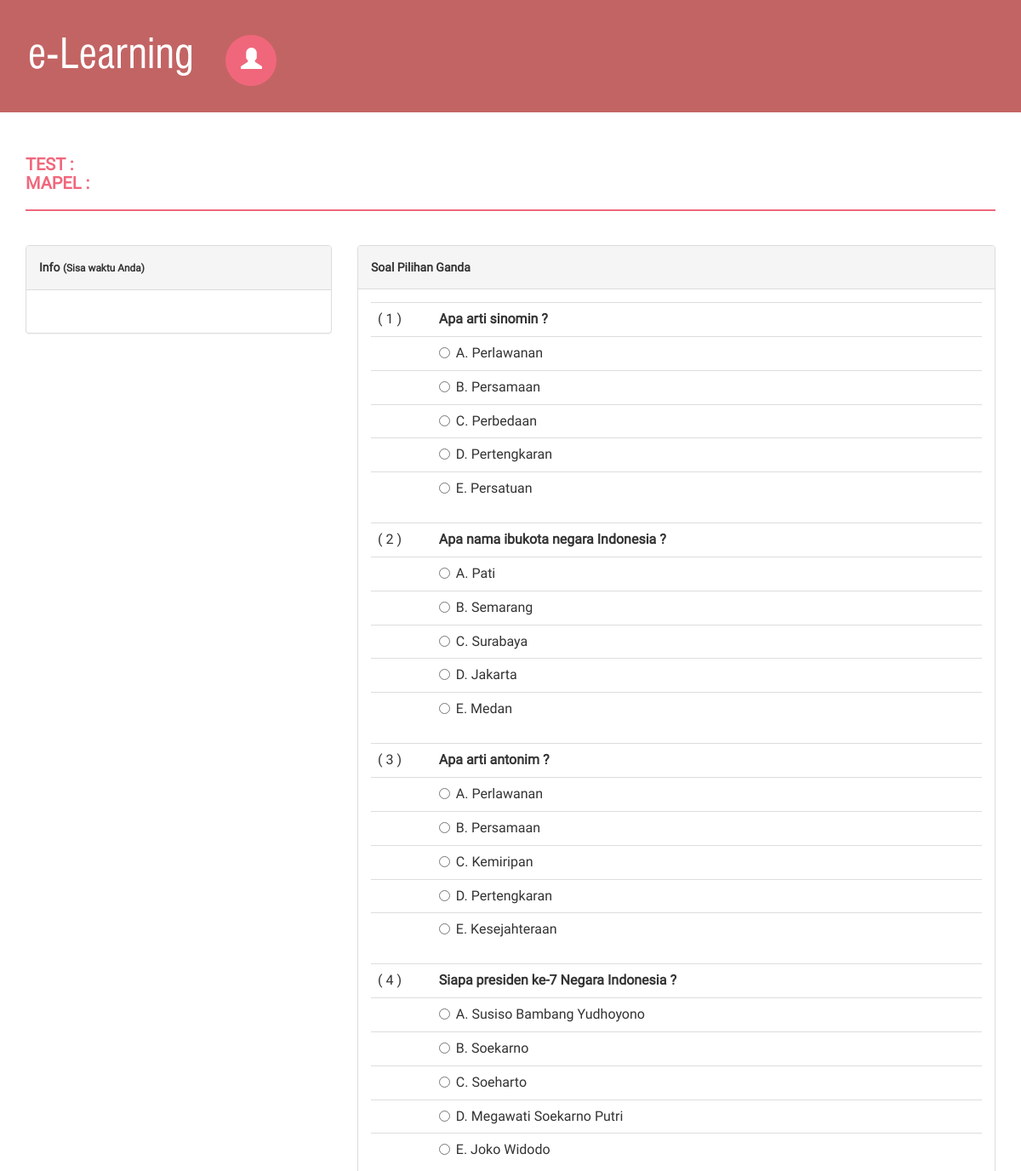
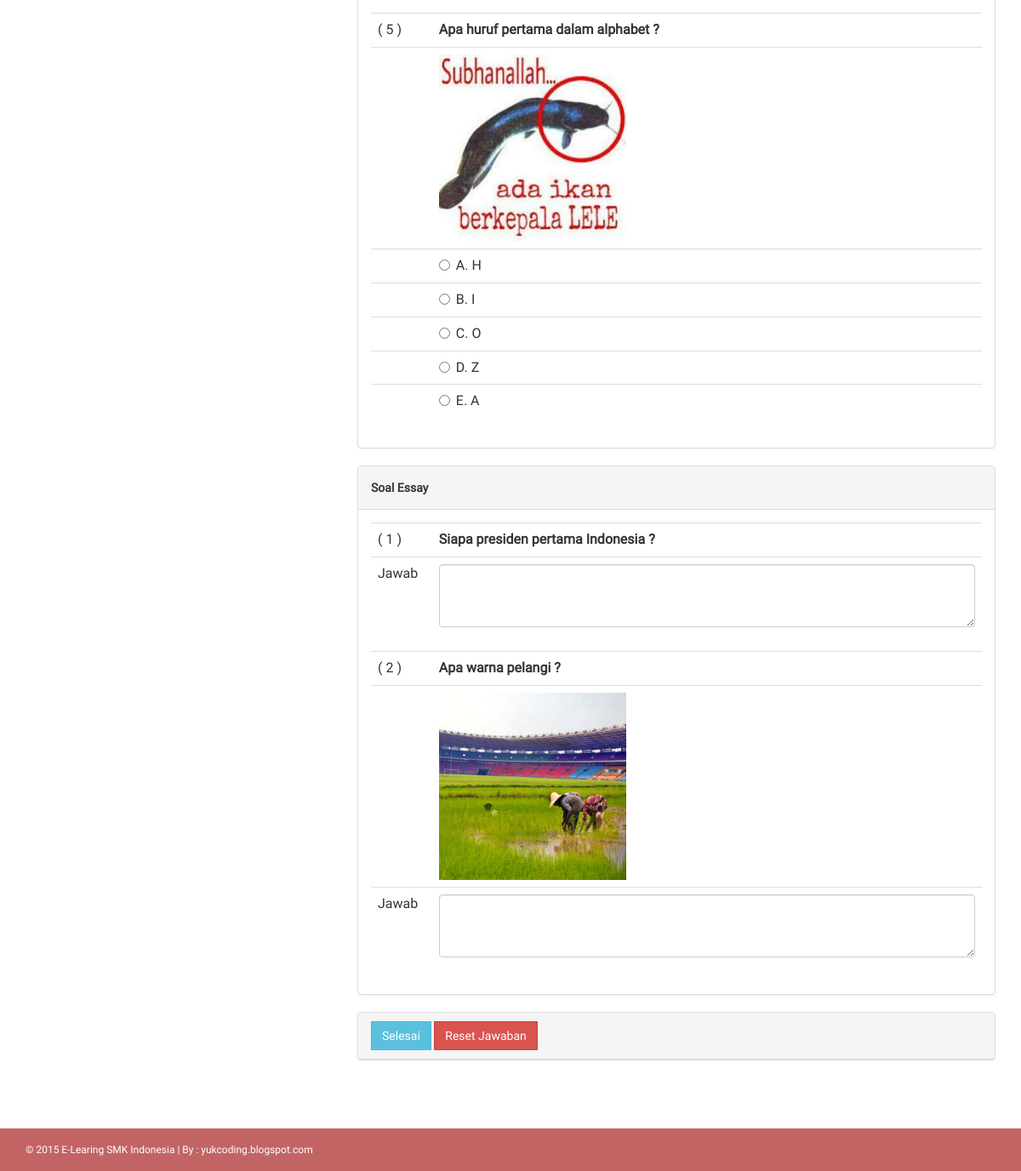
/soal.php?id_tq=1 (signed in), run on the app's committed database (2 pictures, top to bottom).
### tables this page shows
CREATE TABLE `tb_soal_pilgan` (
  `id_pilgan` int(11) NOT NULL,
  `id_tq` int(5) NOT NULL,
  `pertanyaan` text NOT NULL,
  `gambar` varchar(100) NOT NULL,
  `pil_a` text NOT NULL,
  `pil_b` text NOT NULL,
  `pil_c` text NOT NULL,
  `pil_d` text NOT NULL,
  `pil_e` text NOT NULL,
  `kunci` varchar(2) NOT NULL,
  `tgl_buat` date NOT NULL
);

CREATE TABLE `tb_soal_essay` (
  `id_essay` int(11) NOT NULL,
  `id_tq` int(5) NOT NULL,
  `pertanyaan` text NOT NULL,
  `gambar` varchar(100) NOT NULL,
  `tgl_buat` date NOT NULL
);

### soal.php (the view, shortened to what this page needs)
<?php
include "+koneksi.php";
$id_tq = @$_GET['id_tq'];
$no = 1;
$no2 = 1;
$sql_tq = mysqli_query($db, "SELECT * FROM tb_topik_quiz JOIN tb_mapel ON tb_topik_quiz.id_mapel = tb_mapel.id WHERE id_tq = '$id_tq'") or die ($db->error);
$data_tq = mysqli_fetch_array($sql_tq);
?>
<?php
if(@$_SESSION['siswa']) { ?>
<!DOCTYPE html>
<html>
<head>
    <link href="style/assets/css/bootstrap.css" rel="stylesheet" />
    <link href="style/assets/css/font-awesome.css" rel="stylesheet" />
    <link href="style/assets/css/style.css" rel="stylesheet" />
</head>
<body onload="init(),noBack();" onpageshow="if (event.persisted) noBack();" onunload="keluar()">
<div class="navbar navbar-inverse set-radius-zero">
    <div class="container">
        <div class="navbar-header">
            <a class="navbar-brand" href="./">
                <img src="style/assets/img/logo.png" />
            </a>
        </div>
        <div class="left-div">
            <div class="user-settings-wrapper">
                <ul class="nav">
                    <li class="dropdown">
                        <a class="dropdown-toggle" data-toggle="dropdown" href="#" aria-expanded="false">
                            <span class="glyphicon glyphicon-user" style="font-size: 25px;"></span>
                        </a>
                    </li>
                </ul>
            </div>
        </div>
    </div>
</div>
<div class="content-wrapper">
    <div class="container">
		<div class="row">
		    <div class="col-md-12">
		        <h4 class="page-head-line">Test : <u><?php echo $data_tq['judul']; ?></u><br />Mapel : <u><?php echo $data_tq['mapel']; ?></u></h4>
		    </div>
		</div>
		<div class="row">
			<div class="col-md-4">
		        <div class="panel panel-default">
		            <div class="panel-heading"><b>Info <small>(Sisa waktu Anda)</small></b></div>
		            <div class="panel-body">
		            </div>
		        </div>
		    </div>
		    <div class="col-md-8">
		    	<form action="inc/proses_soal.php" method="post">
					<?php
                    $sql_soal_pilgan = mysqli_query($db, "SELECT * FROM tb_soal_pilgan WHERE id_tq = '$id_tq' ORDER BY rand()") or die ($db->error);
					if(mysqli_num_rows($sql_soal_pilgan) > 0) {
                    ?>
                        <div class="panel panel-default">
                            <div class="panel-heading"><b>Soal Pilihan Ganda</b></div>
                            <div class="panel-body">
                                <div class="table-responsive">
                                    <?php
                                    while($data_soal_pilgan = mysqli_fetch_array($sql_soal_pilgan)) { ?>
        								<table class="table">
        							    	<tr>
        							    		<td width="10%">( <?php echo $no++; ?> )</td>
        							            <td><b><?php echo $data_soal_pilgan['pertanyaan']; ?></b></td>
        							        </tr>
                                            <?php if($data_soal_pilgan['gambar'] != '') { ?>
                                                <tr>
                                                    <td></td>
                                                    <td>
                                                        <img width="220px" src="admin/img/gambar_soal_pilgan/<?php echo $data_soal_pilgan['gambar']; ?>" />
                                                    </td>
                                                </tr>
                                            <?php } ?>
        							        <tr>
        							        	<td></td>
        							            <td>
                                                    <div class="radio mrg-del">
                                                        <label>
                                                            <input type="radio" name="soal_pilgan[<?php echo $data_soal_pilgan['id_pilgan']; ?>]" value="A" /> A. <?php echo $data_soal_pilgan['pil_a']; ?>
                                                        </label>
                                                    </div>
                                                </td>
        							        </tr>
        							        <tr>
        							        	<td></td>
        							            <td>
                                                    <div class="radio mrg-del">
                                                        <label>
                                                            <input type="radio" name="soal_pilgan[<?php echo $data_soal_pilgan['id_pilgan']; ?>]" value="B" /> B. <?php echo $data_soal_pilgan['pil_b']; ?>
                                                        </label>
                                                    </div>
                                                </td>
        							        </tr>
        							        <tr>
        							        	<td></td>
        							            <td>
                                                    <div class="radio mrg-del">
                                                        <label>
                                                            <input type="radio" name="soal_pilgan[<?php echo $data_soal_pilgan['id_pilgan']; ?>]" value="C" /> C. <?php echo $data_soal_pilgan['pil_c']; ?>
                                                        </label>
                                                    </div>
                                                </td>
        							        </tr>
        							        <tr>
        							        	<td></td>
        							            <td>
                                                    <div class="radio mrg-del">
                                                        <label>
                                                            <input type="radio" name="soal_pilgan[<?php echo $data_soal_pilgan['id_pilgan']; ?>]" value="D" /> D. <?php echo $data_soal_pilgan['pil_d']; ?>
                                                        </label>
                                                    </div>
                                                </td>
        							        </tr>
        							        <tr>
        							        	<td></td>
        							            <td>
                                                    <div class="radio mrg-del">
                                                        <label>
                                                            <input type="radio" name="soal_pilgan[<?php echo $data_soal_pilgan['id_pilgan']; ?>]" value="E" /> E. <?php echo $data_soal_pilgan['pil_e']; ?>
                                                        </label>
                                                    </div>
                                                </td>
        							        </tr>
        								</table>
                                    <?php
                                    } ?>
    							</div>
    			            </div>
    			        </div>
                    <?php
                    }
                    $sql_soal_essay = mysqli_query($db, "SELECT * FROM tb_soal_essay WHERE id_tq = '$id_tq' ORDER BY rand()") or die ($db->error);
                    if(mysqli_num_rows($sql_soal_essay) > 0) {
                    ?>
                        <div class="panel panel-default">
                            <div class="panel-heading"><b>Soal Essay</b></div>
                            <div class="panel-body">
                                <div class="table-responsive">
                                    <?php
                                    while($data_soal_essay = mysqli_fetch_array($sql_soal_essay)) { ?>
                                        <table class="table">
                                            <tr>
                                                <td width="10%">( <?php echo $no2++; ?> )</td>
                                                <td><b><?php echo $data_soal_essay['pertanyaan']; ?></b></td>
                                            </tr>
                                            <?php if($data_soal_essay['gambar'] != '') { ?>
                                                <tr>
                                                    <td></td>
                                                    <td>
                                                        <img width="220px" src="admin/img/gambar_soal_essay/<?php echo $data_soal_essay['gambar']; ?>" />
                                                    </td>
                                                </tr>
                                            <?php } ?>
                                            <tr>
                                                <td>Jawab</td>
                                                <td>
                                                    <textarea name="soal_essay[<?php echo $data_soal_essay['id_essay']; ?>]" class="form-control" rows="3"></textarea>
                                                </td>
                                            </tr>
                                        </table>
                                    <?php
                                    } ?>
                                </div>
                            </div>
                        </div>
                    <?php
                    } ?>
                    <div class="panel panel-default">
                        <div class="panel-heading">
                            <div>
                                <a id="selesai" class="btn btn-info">Selesai</a>
                                <input type="reset" value="Reset Jawaban" class="btn btn-danger" />
                            </div>
                        </div>
                    </div>
		        </form>
		    </div>
		</div>
	</div>
</div>
<footer>
    <div class="container">
        <div class="row">
            <div class="col-md-12">
                &copy; 2015 E-Learing SMK Indonesia | By : yukcoding.blogspot.com
            </div>
        </div>
    </div>
</footer>
</body>
</html>
<?php
} else {
	echo "<script>window.location='./';</script>";
} ?>

### style/assets/css/style.css (style rules this page uses)
body { font-family: 'Roboto', sans-serif; line-height: 30px; }
.set-radius-zero { border-radius: 0px; -moz-border-radius: 0px; -webkit-border-radius: 0px; }
.content-wrapper { margin-top: 40px; min-height: 600px; padding-bottom: 60px; }
.page-head-line { font-weight: 900; padding-bottom: 20px; border-bottom: 2px solid #F0677C; text-transform: uppercase; color: #F0677C; font-size: 20px; margin-bottom: 40px; }
.btn { border-radius: 0px; -webkit-border-radius: 0px; -moz-border-radius: 0px; }
.left-div { padding-left: 30px; margin-top: 40px; margin-bottom: 30px; }
.navbar-brand { width: 250px; padding-top: 30px; }
.user-settings-wrapper .nav > li > a { position: relative; display: block; padding: 15px 18px; border-radius: 50%; -webkit-border-radius: 50%; -moz-border-radius: 50%; height: 60px; width: 60px; background-color: #F0677C; color: #fff; }
.user-settings-wrapper { margin-top: 10px; }
.user-settings-wrapper li { display: inline-block; }
.navbar-inverse { background-color: #C36464; border-color: transparent; }
.navbar { margin-bottom: 0px; }
footer { padding: 10px; color: #fff; font-size: 12px; background-color: #C36464; }

### soal.php (style rules this page uses)
.mrg-del { margin: 0; padding: 0; }

### data on the page
tb_soal_pilgan: pertanyaan "Apa arti sinomin ?", pil_a "Perlawanan", pil_b "Persamaan", pil_c "Perbedaan", pil_d "Pertengkaran", pil_e "Persatuan"
tb_soal_pilgan: pertanyaan "Apa nama ibukota negara Indonesia ?", pil_a "Pati", pil_b "Semarang", pil_c "Surabaya", pil_d "Jakarta", pil_e "Medan"
tb_soal_pilgan: pertanyaan "Apa arti antonim ?", pil_a "Perlawanan", pil_b "Persamaan", pil_c "Kemiripan", pil_d "Pertengkaran", pil_e "Kesejahteraan"
tb_soal_pilgan: pertanyaan "Siapa presiden ke-7 Negara Indonesia ?", pil_a "Susiso Bambang Yudhoyono", pil_b "Soekarno", pil_c "Soeharto", pil_d "Megawati Soekarno Putri", pil_e "Joko Widodo"
tb_soal_pilgan: pertanyaan "Apa huruf pertama dalam alphabet ?", gambar (picture), pil_a "H", pil_b "I", pil_c "O", pil_d "Z", pil_e "A"
tb_soal_essay: pertanyaan "Siapa presiden pertama Indonesia ?"
tb_soal_essay: pertanyaan "Apa warna pelangi ?", gambar (picture)
